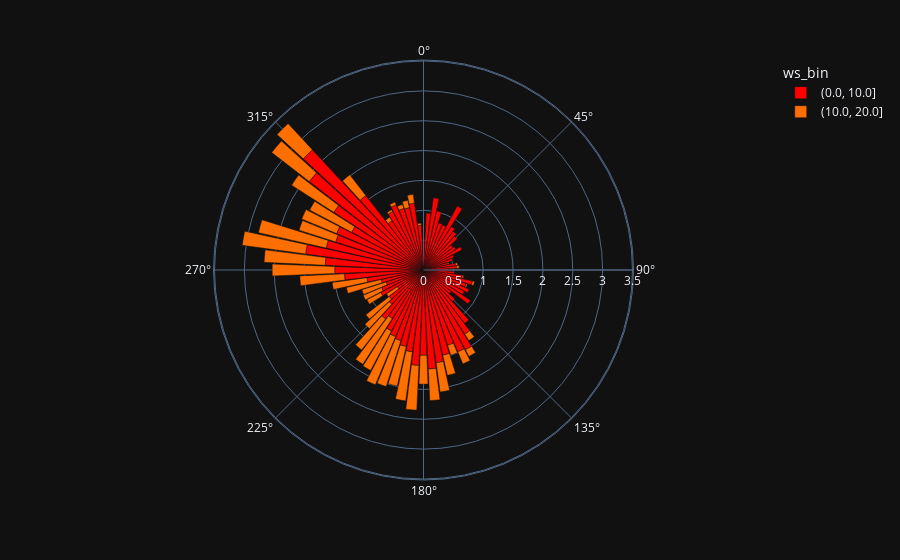

Here is the notebook cell this chart was saved with:
### Code cell
fig = px.bar_polar(dfout_bin5,r='percent', theta='wd_bin',
                   color='ws_bin', template="plotly_dark",
                #    color_discrete_sequence= px.colors.sequential.Plasma_r)
                   color_discrete_sequence= px.colors.sequential.Rainbow_r)
fig.show()
# fig.write_image("test1_binned_out.png")

### Figure 1 — Plotly figure (JSON) as saved in the notebook; plotly's stock layout.template omitted (floating-point values rounded to 4 significant figures)
{"data": [{"hovertemplate": "ws_bin=(0.0, 10.0]<br>percent=%{r}<br>wd_bin=%{theta}<extra></extra>", "legendgroup": "(0.0, 10.0]", "marker": {"color": "rgb(255,0,0)", "pattern": {"shape": ""}}, "name": "(0.0, 10.0]", "r": [0.9563, 1.221, 1.014, 0.8296, 0.8181, 1.21, 0.8642, 0.8181, 0.772, 0.6222, 0.6452, 0.7259, 0.5531, 0.5185, 0.4148, 0.5415, 0.5531, 0.4263, 0.5185, 0.6568, 0.8411, 0.7489, 0.8296, 0.772, 0.9333, 0.5876, 0.7144, 1.129, 1.279, 1.509, 1.486, 1.325, 1.463, 1.567, 1.659, 1.429, 1.602, 1.383, 1.314, 1.244, 1.21, 1.152, 0.9679, 1.037, 0.7835, 0.7259, 0.5185, 0.8065, 0.7605, 0.6568, 0.7259, 0.9563, 1.325, 1.486, 1.648, 1.993, 1.671, 1.544, 1.579, 1.36, 1.786, 2.42, 2.742, 1.579, 0.9794, 1.106, 1.187, 1.083, 1.072, 1.129, 0.7489], "showlegend": true, "subplot": "polar", "theta": [5, 10, 15, 20, 25, 30, 35, 40, 45, 50, 55, 60, 65, 70, 75, 80, 85, 90, 95, 100, 105, 110, 115, 120, 125, 130, 135, 140, 145, 150, 155, 160, 165, 170, 175, 180, 185, 190, 195, 200, 205, 210, 215, 220, 225, 230, 235, 240, 245, 250, 255, 260, 265, 270, 275, 280, 285, 290, 295, 300, 305, 310, 315, 320, 325, 330, 335, 340, 345, 350, 355], "type": "barpolar"}, {"hovertemplate": "ws_bin=(10.0, 20.0]<br>percent=%{r}<br>wd_bin=%{theta}<extra></extra>", "legendgroup": "(10.0, 20.0]", "marker": {"color": "rgb(255,111,0)", "pattern": {"shape": ""}}, "name": "(10.0, 20.0]", "r": [0.02304, 0.03457, 0.04609, 0.01152, 0.02304, 0.03457, 0.02304, 0.1267, 0.1267, 0.2189, 0.1728, 0.3457, 0.4954, 0.53, 0.4839, 0.7489, 0.8296, 0.6798, 0.8065, 0.8757, 0.7489, 0.9102, 0.6568, 0.5531, 0.4954, 0.2189, 0.265, 0.3341, 0.4263, 0.5991, 0.5876, 0.7489, 1.049, 1.025, 1.072, 1.164, 0.6452, 0.6337, 0.795, 0.8411, 0.795, 0.5991, 0.4378, 0.06913, 0.03457, 0.04609, 0.06913, 0.1267, 0.1498, 0.03457], "showlegend": true, "subplot": "polar", "theta": [75, 80, 85, 90, 100, 105, 110, 145, 150, 155, 160, 165, 170, 175, 180, 185, 190, 195, 200, 205, 210, 215, 220, 225, 230, 235, 240, 245, 250, 255, 260, 265, 270, 275, 280, 285, 290, 295, 300, 305, 310, 315, 320, 325, 330, 335, 340, 345, 350, 355], "type": "barpolar"}], "layout": {"barmode": "relative", "legend": {"title": {"text": "ws_bin"}, "tracegroupgap": 0}, "margin": {"t": 60}, "polar": {"angularaxis": {"direction": "clockwise", "rotation": 90}, "domain": {"x": [0, 1], "y": [0, 1]}}}}
